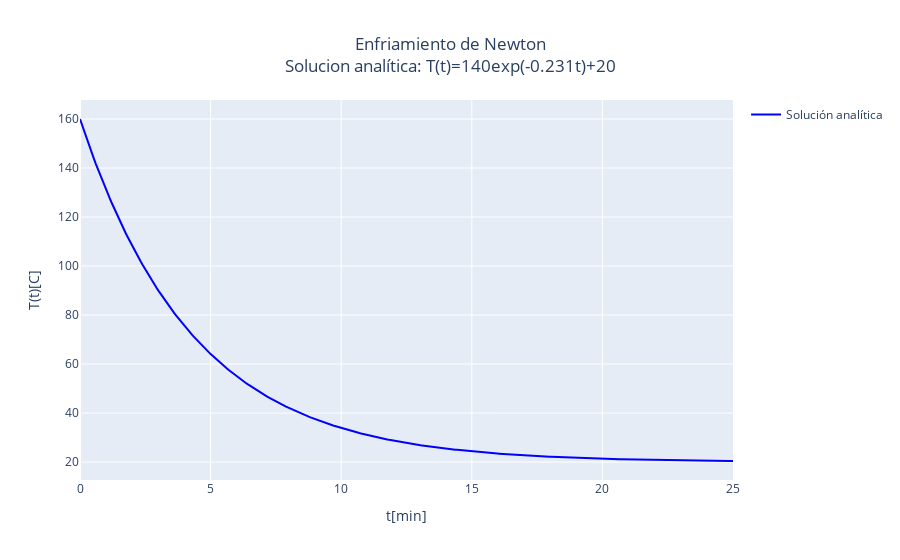

Notebook cell for this chart:
### Markdown cell above
### Analitica

### Code cell
def solucion_analitica(f, valores_t, C, k):
    # Evaluar la función
    valores_y = list(map(lambda t: f(t), valores_t)) # Evaluar la función en el vector de tiempo

    # Graficar
    titulo = f'Enfriamiento de Newton<br>Solucion analítica: T(t)={round(C,3)}exp(-{round(k,3)}t)+{round(t_ambiente,3)}' # Titulo de la gráfica
    eje_x = 't[min]' # Nombre del eje x
    eje_y = 'T(t)[C]' # Nombre del eje y 

    fig = go.Figure() # Crear figura para graficar
    fig.update_layout(title=titulo, title_x=0.5, xaxis_title=eje_x, yaxis_title=eje_y) # Actualizar diseño de la gráfica
    plot_analitica = go.Scatter(x=valores_t, y=valores_y, name='Solución analítica', line=dict(color='blue', width=2), mode='lines', showlegend=True) # Crear gráfica de la solución analítica
    fig.add_trace(plot_analitica) # Agregar gráfica de la solución analítica a la figura
    fig.show() # Mostrar figura
    return plot_analitica # Regresar gráfica de la solución analítica

plot_Analitica = solucion_analitica(f_sol_analitica, valores_t, C, k) # Graficar solución analítica

### Figure 1 — Plotly figure (JSON) as saved in the notebook; plotly's stock layout.template omitted (floating-point values rounded to 4 significant figures; data arrays with more than 128 entries replaced by an {"elided": "..."} marker saying what was removed)
{"data": [{"line": {"color": "blue", "width": 2}, "mode": "lines", "name": "Solución analítica", "showlegend": true, "type": "scatter", "x": {"elided": "375 float values"}, "y": {"elided": "375 float values"}}], "layout": {"title": {"text": "Enfriamiento de Newton<br>Solucion analítica: T(t)=140exp(-0.231t)+20", "x": 0.5}, "xaxis": {"title": {"text": "t[min]"}}, "yaxis": {"title": {"text": "T(t)[C]"}}}}
